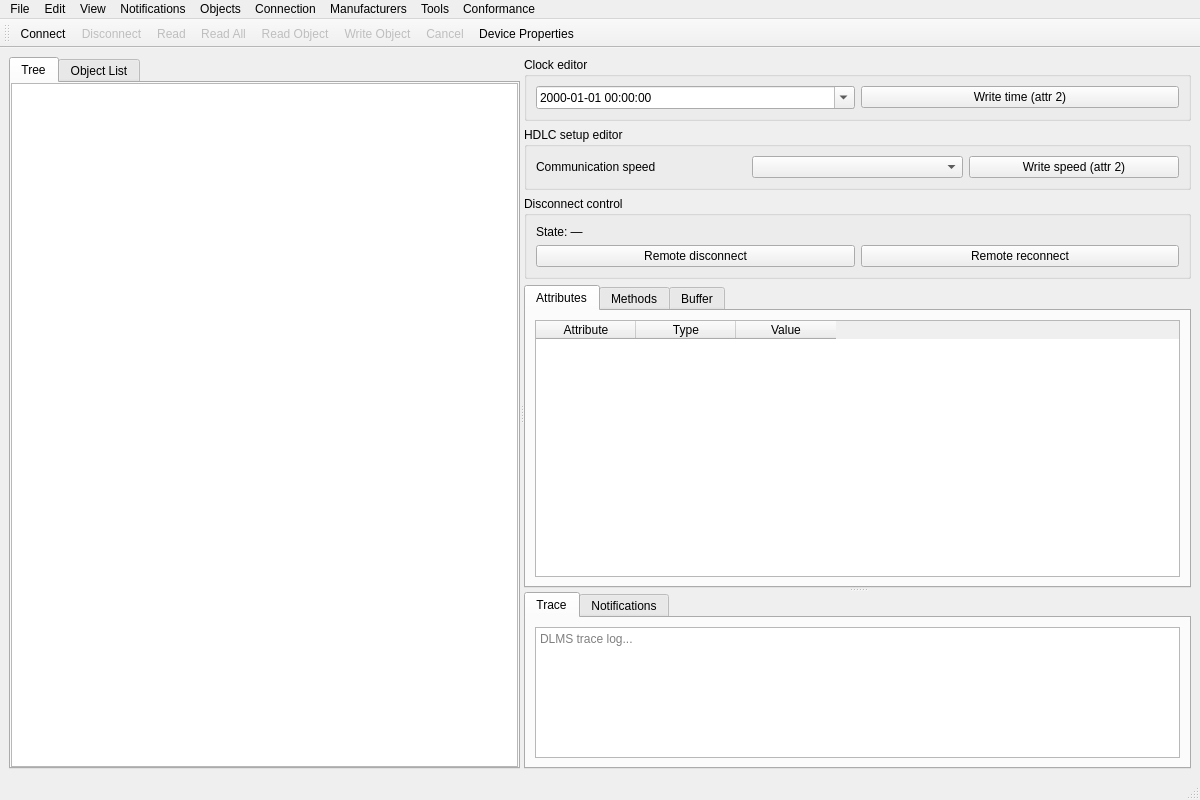
<?xml version="1.0" encoding="UTF-8"?>
<ui version="4.0">
 <class>MainWindow</class>
 <widget class="QMainWindow" name="MainWindow">
  <property name="geometry">
   <rect>
    <x>0</x>
    <y>0</y>
    <width>1200</width>
    <height>800</height>
   </rect>
  </property>
  <property name="windowTitle">
   <string>GXDLMSDirector</string>
  </property>
  <widget class="QWidget" name="centralwidget">
   <layout class="QVBoxLayout" name="verticalLayout">
    <item>
     <widget class="QSplitter" name="mainSplitter">
      <property name="orientation">
       <enum>Qt::Horizontal</enum>
      </property>
      <widget class="QTabWidget" name="navigationTabs">
       <property name="currentIndex">
        <number>0</number>
       </property>
       <widget class="QWidget" name="objectTreeTab">
        <attribute name="title">
         <string>Tree</string>
        </attribute>
        <layout class="QVBoxLayout" name="objectTreeTabLayout">
         <property name="leftMargin">
          <number>0</number>
         </property>
         <property name="topMargin">
          <number>0</number>
         </property>
         <property name="rightMargin">
          <number>0</number>
         </property>
         <property name="bottomMargin">
          <number>0</number>
         </property>
         <item>
          <widget class="QTreeView" name="objectTree">
           <property name="headerHidden">
            <bool>true</bool>
           </property>
          </widget>
         </item>
        </layout>
       </widget>
       <widget class="QWidget" name="objectListTab">
        <attribute name="title">
         <string>Object List</string>
        </attribute>
        <layout class="QVBoxLayout" name="objectListTabLayout">
         <property name="leftMargin">
          <number>0</number>
         </property>
         <property name="topMargin">
          <number>0</number>
         </property>
         <property name="rightMargin">
          <number>0</number>
         </property>
         <property name="bottomMargin">
          <number>0</number>
         </property>
         <item>
          <widget class="QTreeView" name="objectList">
           <property name="headerHidden">
            <bool>true</bool>
           </property>
          </widget>
         </item>
        </layout>
       </widget>
      </widget>
       <widget class="QSplitter" name="rightSplitter">
       <property name="orientation">
        <enum>Qt::Vertical</enum>
       </property>
       <widget class="QWidget" name="objectPanel">
        <layout class="QVBoxLayout" name="objectPanelLayout">
         <item>
          <widget class="QGroupBox" name="clockEditorGroup">
           <property name="title">
            <string>Clock editor</string>
           </property>
           <layout class="QHBoxLayout" name="clockEditorLayout">
            <item>
             <widget class="QDateTimeEdit" name="clockDateTimeEdit">
              <property name="calendarPopup">
               <bool>true</bool>
              </property>
              <property name="displayFormat">
               <string>yyyy-MM-dd HH:mm:ss</string>
              </property>
             </widget>
            </item>
            <item>
             <widget class="QPushButton" name="clockWriteButton">
              <property name="text">
               <string>Write time (attr 2)</string>
              </property>
             </widget>
            </item>
           </layout>
          </widget>
         </item>
         <item>
          <widget class="QGroupBox" name="hdlcEditorGroup">
           <property name="title">
            <string>HDLC setup editor</string>
           </property>
           <layout class="QHBoxLayout" name="hdlcEditorLayout">
            <item>
             <widget class="QLabel" name="hdlcSpeedLabel">
              <property name="text">
               <string>Communication speed</string>
              </property>
             </widget>
            </item>
            <item>
             <widget class="QComboBox" name="hdlcSpeedCombo"/>
            </item>
            <item>
             <widget class="QPushButton" name="hdlcWriteButton">
              <property name="text">
               <string>Write speed (attr 2)</string>
              </property>
             </widget>
            </item>
           </layout>
          </widget>
         </item>
         <item>
          <widget class="QGroupBox" name="disconnectControlGroup">
           <property name="title">
            <string>Disconnect control</string>
           </property>
           <layout class="QVBoxLayout" name="disconnectControlLayout">
            <item>
             <widget class="QLabel" name="disconnectStateLabel">
              <property name="text">
               <string>State: —</string>
              </property>
             </widget>
            </item>
            <item>
             <layout class="QHBoxLayout" name="disconnectButtonsLayout">
              <item>
               <widget class="QPushButton" name="remoteDisconnectButton">
                <property name="text">
                 <string>Remote disconnect</string>
                </property>
               </widget>
              </item>
              <item>
               <widget class="QPushButton" name="remoteReconnectButton">
                <property name="text">
                 <string>Remote reconnect</string>
                </property>
               </widget>
              </item>
             </layout>
            </item>
           </layout>
          </widget>
         </item>
         <item>
          <widget class="QTabWidget" name="objectEditorTabs">
           <property name="currentIndex">
            <number>0</number>
           </property>
           <widget class="QWidget" name="attributesTab">
            <attribute name="title">
             <string>Attributes</string>
            </attribute>
            <layout class="QVBoxLayout" name="attributesLayout">
             <item>
              <widget class="QTableWidget" name="propertyTable">
               <column>
                <property name="text">
                 <string>Attribute</string>
                </property>
               </column>
               <column>
                <property name="text">
                 <string>Type</string>
                </property>
               </column>
               <column>
                <property name="text">
                 <string>Value</string>
                </property>
               </column>
              </widget>
             </item>
            </layout>
           </widget>
           <widget class="QWidget" name="methodsTab">
            <attribute name="title">
             <string>Methods</string>
            </attribute>
            <layout class="QVBoxLayout" name="methodsLayout">
             <item>
              <widget class="QTableWidget" name="methodsTable">
               <column>
                <property name="text">
                 <string>Method</string>
                </property>
               </column>
               <column>
                <property name="text">
                 <string>Access</string>
                </property>
               </column>
              </widget>
             </item>
             <item>
              <layout class="QHBoxLayout" name="methodInvokeLayout">
               <item>
                <widget class="QLabel" name="methodParamLabel">
                 <property name="text">
                  <string>Parameter</string>
                 </property>
               </widget>
              </item>
              <item>
               <widget class="QLineEdit" name="methodParamEdit"/>
              </item>
              <item>
               <widget class="QPushButton" name="invokeMethodButton">
                <property name="text">
                 <string>Invoke</string>
                </property>
               </widget>
              </item>
             </layout>
            </item>
           </layout>
          </widget>
          <widget class="QWidget" name="bufferTab">
           <attribute name="title">
            <string>Buffer</string>
           </attribute>
           <layout class="QVBoxLayout" name="bufferLayout">
            <item>
             <widget class="QGroupBox" name="profileGenericReadGroup">
              <property name="title">
               <string>Read buffer (attr 2)</string>
              </property>
              <layout class="QGridLayout" name="profileGenericReadLayout">
               <item row="0" column="0">
                <widget class="QLabel" name="pgModeLabel">
                 <property name="text">
                  <string>Mode</string>
                 </property>
                </widget>
               </item>
               <item row="0" column="1">
                <widget class="QComboBox" name="pgModeCombo">
                 <item>
                  <property name="text">
                   <string>By entry</string>
                  </property>
                 </item>
                 <item>
                  <property name="text">
                   <string>By range</string>
                  </property>
                 </item>
                </widget>
               </item>
               <item row="0" column="2">
                <widget class="QPushButton" name="readProfileGenericButton">
                 <property name="text">
                  <string>Read</string>
                 </property>
                </widget>
               </item>
               <item row="1" column="0">
                <widget class="QLabel" name="pgIndexLabel">
                 <property name="text">
                  <string>Start index</string>
                 </property>
                </widget>
               </item>
               <item row="1" column="1" colspan="2">
                <widget class="QSpinBox" name="pgIndexSpin">
                 <property name="minimum">
                  <number>1</number>
                 </property>
                 <property name="maximum">
                  <number>999999</number>
                 </property>
                 <property name="value">
                  <number>1</number>
                 </property>
                </widget>
               </item>
               <item row="2" column="0">
                <widget class="QLabel" name="pgCountLabel">
                 <property name="text">
                  <string>Row count</string>
                 </property>
                </widget>
               </item>
               <item row="2" column="1" colspan="2">
                <widget class="QSpinBox" name="pgCountSpin">
                 <property name="minimum">
                  <number>1</number>
                 </property>
                 <property name="maximum">
                  <number>999999</number>
                 </property>
                 <property name="value">
                  <number>10</number>
                 </property>
                </widget>
               </item>
               <item row="3" column="0">
                <widget class="QLabel" name="pgStartLabel">
                 <property name="text">
                  <string>Start time</string>
                 </property>
                </widget>
               </item>
               <item row="3" column="1" colspan="2">
                <widget class="QDateTimeEdit" name="pgStartDateTime">
                 <property name="calendarPopup">
                  <bool>true</bool>
                 </property>
                 <property name="displayFormat">
                  <string>yyyy-MM-dd HH:mm:ss</string>
                 </property>
                </widget>
               </item>
               <item row="4" column="0">
                <widget class="QLabel" name="pgEndLabel">
                 <property name="text">
                  <string>End time</string>
                 </property>
                </widget>
               </item>
               <item row="4" column="1" colspan="2">
                <widget class="QDateTimeEdit" name="pgEndDateTime">
                 <property name="calendarPopup">
                  <bool>true</bool>
                 </property>
                 <property name="displayFormat">
                  <string>yyyy-MM-dd HH:mm:ss</string>
                 </property>
                </widget>
               </item>
              </layout>
             </widget>
            </item>
            <item>
             <widget class="QTableWidget" name="profileGenericTable"/>
            </item>
           </layout>
          </widget>
         </widget>
         </item>
        </layout>
       </widget>
       <widget class="QTabWidget" name="logTabs">
        <property name="currentIndex">
         <number>0</number>
        </property>
        <widget class="QWidget" name="traceTab">
         <attribute name="title">
          <string>Trace</string>
         </attribute>
         <layout class="QVBoxLayout" name="traceTabLayout">
          <item>
           <widget class="QPlainTextEdit" name="traceLog">
            <property name="readOnly">
             <bool>true</bool>
            </property>
            <property name="placeholderText">
             <string>DLMS trace log...</string>
            </property>
           </widget>
          </item>
         </layout>
        </widget>
        <widget class="QWidget" name="notificationsTab">
         <attribute name="title">
          <string>Notifications</string>
         </attribute>
         <layout class="QVBoxLayout" name="notificationsTabLayout">
          <item>
           <widget class="QPlainTextEdit" name="notificationsLog">
            <property name="readOnly">
             <bool>true</bool>
            </property>
            <property name="placeholderText">
             <string>DLMS push notifications...</string>
            </property>
           </widget>
          </item>
         </layout>
        </widget>
       </widget>
      </widget>
     </widget>
    </item>
   </layout>
  </widget>
  <widget class="QMenuBar" name="menubar">
   <property name="geometry">
    <rect>
     <x>0</x>
     <y>0</y>
     <width>1200</width>
     <height>24</height>
    </rect>
   </property>
   <widget class="QMenu" name="menuView">
    <property name="title">
     <string>View</string>
    </property>
    <addaction name="actionTraceHex"/>
    <addaction name="actionTraceXml"/>
    <addaction name="actionTracePdu"/>
    <addaction name="actionTraceNone"/>
    <addaction name="separator"/>
    <addaction name="actionTraceTimestamps"/>
    <addaction name="separator"/>
    <addaction name="actionClearTrace"/>
    <addaction name="separator"/>
    <addaction name="actionGroupByType"/>
   </widget>
   <widget class="QMenu" name="menuNotifications">
    <property name="title">
     <string>Notifications</string>
    </property>
    <addaction name="actionStartNotifications"/>
    <addaction name="actionStopNotifications"/>
    <addaction name="separator"/>
    <addaction name="actionNotificationHex"/>
    <addaction name="actionNotificationXml"/>
    <addaction name="actionNotificationPdu"/>
    <addaction name="separator"/>
    <addaction name="actionNotificationTimestamps"/>
    <addaction name="separator"/>
    <addaction name="actionClearNotifications"/>
   </widget>
   <widget class="QMenu" name="menuFile">
    <property name="title">
     <string>File</string>
    </property>
    <addaction name="actionNewDevice"/>
    <addaction name="actionAddDevice"/>
    <addaction name="actionOpen"/>
    <addaction name="menuRecentFiles"/>
    <addaction name="actionSave"/>
    <addaction name="actionSaveAs"/>
    <addaction name="separator"/>
    <addaction name="actionSaveValues"/>
    <addaction name="actionLoadValues"/>
    <addaction name="separator"/>
    <addaction name="actionDeviceProperties"/>
    <addaction name="separator"/>
    <addaction name="actionExit"/>
   </widget>
   <widget class="QMenu" name="menuRecentFiles">
    <property name="title">
     <string>Recent Projects</string>
    </property>
   </widget>
   <widget class="QMenu" name="menuEdit">
    <property name="title">
     <string>Edit</string>
    </property>
    <addaction name="actionFindObject"/>
    <addaction name="actionFindNextObject"/>
    <addaction name="separator"/>
    <addaction name="actionCloneDevice"/>
   </widget>
   <widget class="QMenu" name="menuObjects">
    <property name="title">
     <string>Objects</string>
    </property>
    <addaction name="actionAddObject"/>
    <addaction name="actionDeleteObject"/>
    <addaction name="actionEditOctetString"/>
    <addaction name="separator"/>
    <addaction name="actionReadProfileGeneric"/>
   </widget>
   <widget class="QMenu" name="menuConnection">
    <property name="title">
     <string>Connection</string>
    </property>
    <addaction name="actionConnect"/>
    <addaction name="actionDisconnect"/>
    <addaction name="actionRead"/>
    <addaction name="actionReadAll"/>
    <addaction name="actionReadObject"/>
    <addaction name="actionWriteObject"/>
    <addaction name="actionInvokeMethod"/>
    <addaction name="actionReadProfileGeneric"/>
    <addaction name="separator"/>
    <addaction name="actionForceRead"/>
    <addaction name="actionCancel"/>
   </widget>
   <widget class="QMenu" name="menuManufacturers">
    <property name="title">
     <string>Manufacturers</string>
    </property>
    <addaction name="actionEditManufacturers"/>
   </widget>
   <widget class="QMenu" name="menuTools">
    <property name="title">
     <string>Tools</string>
    </property>
    <addaction name="actionMacroEditor"/>
    <addaction name="actionDlmsTranslator"/>
    <addaction name="actionHdlcAddressScanner"/>
    <addaction name="actionPlcDiscover"/>
   </widget>
   <widget class="QMenu" name="menuConformance">
    <property name="title">
     <string>Conformance</string>
    </property>
    <addaction name="actionConformanceTests"/>
   </widget>
   <addaction name="menuFile"/>
   <addaction name="menuEdit"/>
   <addaction name="menuView"/>
   <addaction name="menuNotifications"/>
   <addaction name="menuObjects"/>
   <addaction name="menuConnection"/>
   <addaction name="menuManufacturers"/>
   <addaction name="menuTools"/>
   <addaction name="menuConformance"/>
  </widget>
  <widget class="QStatusBar" name="statusbar"/>
  <widget class="QToolBar" name="toolBar">
   <property name="windowTitle">
    <string>toolBar</string>
   </property>
   <attribute name="toolBarArea">
    <enum>TopToolBarArea</enum>
   </attribute>
   <attribute name="toolBarBreak">
    <bool>false</bool>
   </attribute>
   <addaction name="actionConnect"/>
   <addaction name="actionDisconnect"/>
   <addaction name="actionRead"/>
   <addaction name="actionReadAll"/>
   <addaction name="actionReadObject"/>
   <addaction name="actionWriteObject"/>
   <addaction name="actionCancel"/>
   <addaction name="actionDeviceProperties"/>
  </widget>
  <action name="actionOpen">
   <property name="text">
    <string>Open...</string>
   </property>
   <property name="shortcut">
    <string>Ctrl+O</string>
   </property>
  </action>
  <action name="actionSave">
   <property name="text">
    <string>Save</string>
   </property>
   <property name="shortcut">
    <string>Ctrl+S</string>
   </property>
  </action>
  <action name="actionSaveAs">
   <property name="text">
    <string>Save As...</string>
   </property>
  </action>
  <action name="actionReadObject">
   <property name="text">
    <string>Read Object</string>
   </property>
   <property name="enabled">
    <bool>false</bool>
   </property>
  </action>
  <action name="actionRead">
   <property name="text">
    <string>Read</string>
   </property>
   <property name="toolTip">
    <string>Read selected item.</string>
   </property>
   <property name="shortcut">
    <string>Ctrl+R</string>
   </property>
   <property name="enabled">
    <bool>false</bool>
   </property>
  </action>
  <action name="actionWriteObject">
   <property name="text">
    <string>Write Object</string>
   </property>
   <property name="enabled">
    <bool>false</bool>
   </property>
  </action>
  <action name="actionInvokeMethod">
   <property name="text">
    <string>Invoke Method</string>
   </property>
   <property name="enabled">
    <bool>false</bool>
   </property>
  </action>
  <action name="actionAddObject">
   <property name="text">
    <string>Add Object...</string>
   </property>
  </action>
  <action name="actionDeleteObject">
   <property name="text">
    <string>Delete Object</string>
   </property>
   <property name="enabled">
    <bool>false</bool>
   </property>
  </action>
  <action name="actionEditOctetString">
   <property name="text">
    <string>Edit Octet String...</string>
   </property>
   <property name="enabled">
    <bool>false</bool>
   </property>
  </action>
  <action name="actionEditManufacturers">
   <property name="text">
    <string>Edit Manufacturer Settings...</string>
   </property>
  </action>
  <action name="actionNewDevice">
   <property name="text">
    <string>New Project</string>
   </property>
  </action>
  <action name="actionAddDevice">
   <property name="text">
    <string>Add Device...</string>
   </property>
  </action>
  <action name="actionCloneDevice">
   <property name="text">
    <string>Clone Device</string>
   </property>
  </action>
  <action name="actionSaveValues">
   <property name="text">
    <string>Save Values As...</string>
   </property>
  </action>
  <action name="actionLoadValues">
   <property name="text">
    <string>Load Values...</string>
   </property>
  </action>
  <action name="actionFindObject">
   <property name="text">
    <string>Find Object...</string>
   </property>
   <property name="shortcut">
    <string>Ctrl+F</string>
   </property>
  </action>
  <action name="actionFindNextObject">
   <property name="text">
    <string>Find Next</string>
   </property>
   <property name="shortcut">
    <string>F3</string>
   </property>
   <property name="enabled">
    <bool>false</bool>
   </property>
  </action>
  <action name="actionDeviceProperties">
   <property name="text">
    <string>Device Properties...</string>
   </property>
  </action>
  <action name="actionExit">
   <property name="text">
    <string>Exit</string>
   </property>
  </action>
  <action name="actionConnect">
   <property name="text">
    <string>Connect</string>
   </property>
  </action>
  <action name="actionDisconnect">
   <property name="text">
    <string>Disconnect</string>
   </property>
   <property name="enabled">
    <bool>false</bool>
   </property>
  </action>
  <action name="actionReadAll">
   <property name="text">
    <string>Read All</string>
   </property>
   <property name="enabled">
    <bool>false</bool>
   </property>
  </action>
  <action name="actionReadProfileGeneric">
   <property name="text">
    <string>Read Profile Generic...</string>
   </property>
   <property name="shortcut">
    <string>Ctrl+Shift+G</string>
   </property>
   <property name="enabled">
    <bool>false</bool>
   </property>
  </action>
  <action name="actionDlmsTranslator">
   <property name="text">
    <string>DLMS Translator...</string>
   </property>
  </action>
  <action name="actionHdlcAddressScanner">
   <property name="text">
    <string>HDLC Address Scanner...</string>
   </property>
  </action>
  <action name="actionMacroEditor">
   <property name="text">
    <string>Macro Editor...</string>
   </property>
  </action>
  <action name="actionPlcDiscover">
   <property name="text">
    <string>PLC Discover...</string>
   </property>
  </action>
  <action name="actionConformanceTests">
   <property name="text">
    <string>Run External Tests...</string>
   </property>
  </action>
  <action name="actionForceRead">
   <property name="text">
    <string>Force Read</string>
   </property>
   <property name="checkable">
    <bool>true</bool>
   </property>
   <property name="toolTip">
    <string>Read all attributes from the selected object, including static ones.</string>
   </property>
  </action>
  <action name="actionCancel">
   <property name="text">
    <string>Cancel</string>
   </property>
   <property name="enabled">
    <bool>false</bool>
   </property>
  </action>
  <action name="actionTraceHex">
   <property name="text">
    <string>Trace: Hex</string>
   </property>
   <property name="checkable">
    <bool>true</bool>
   </property>
   <property name="checked">
    <bool>true</bool>
   </property>
  </action>
  <action name="actionTraceXml">
   <property name="text">
    <string>Trace: XML</string>
   </property>
   <property name="checkable">
    <bool>true</bool>
   </property>
  </action>
  <action name="actionTracePdu">
   <property name="text">
    <string>Trace: PDU</string>
   </property>
   <property name="checkable">
    <bool>true</bool>
   </property>
  </action>
  <action name="actionTraceNone">
   <property name="text">
    <string>Trace: None</string>
   </property>
   <property name="checkable">
    <bool>true</bool>
   </property>
  </action>
  <action name="actionTraceTimestamps">
   <property name="text">
    <string>Trace timestamps</string>
   </property>
   <property name="checkable">
    <bool>true</bool>
   </property>
   <property name="checked">
    <bool>true</bool>
   </property>
  </action>
  <action name="actionClearTrace">
   <property name="text">
    <string>Clear trace</string>
   </property>
  </action>
  <action name="actionGroupByType">
   <property name="text">
    <string>Groups</string>
   </property>
   <property name="toolTip">
    <string>Group object list by object type.</string>
   </property>
   <property name="checkable">
    <bool>true</bool>
   </property>
   <property name="checked">
    <bool>true</bool>
   </property>
  </action>
  <action name="actionStartNotifications">
   <property name="text">
    <string>Start</string>
   </property>
  </action>
  <action name="actionStopNotifications">
   <property name="text">
    <string>Stop</string>
   </property>
   <property name="enabled">
    <bool>false</bool>
   </property>
  </action>
  <action name="actionNotificationHex">
   <property name="text">
    <string>Notifications: Hex</string>
   </property>
   <property name="checkable">
    <bool>true</bool>
   </property>
   <property name="checked">
    <bool>true</bool>
   </property>
  </action>
  <action name="actionNotificationXml">
   <property name="text">
    <string>Notifications: XML</string>
   </property>
   <property name="checkable">
    <bool>true</bool>
   </property>
  </action>
  <action name="actionNotificationPdu">
   <property name="text">
    <string>Notifications: PDU</string>
   </property>
   <property name="checkable">
    <bool>true</bool>
   </property>
  </action>
  <action name="actionNotificationTimestamps">
   <property name="text">
    <string>Notification timestamps</string>
   </property>
   <property name="checkable">
    <bool>true</bool>
   </property>
   <property name="checked">
    <bool>true</bool>
   </property>
  </action>
  <action name="actionClearNotifications">
   <property name="text">
    <string>Clear notifications</string>
   </property>
  </action>
 </widget>
 <resources/>
 <connections/>
</ui>
